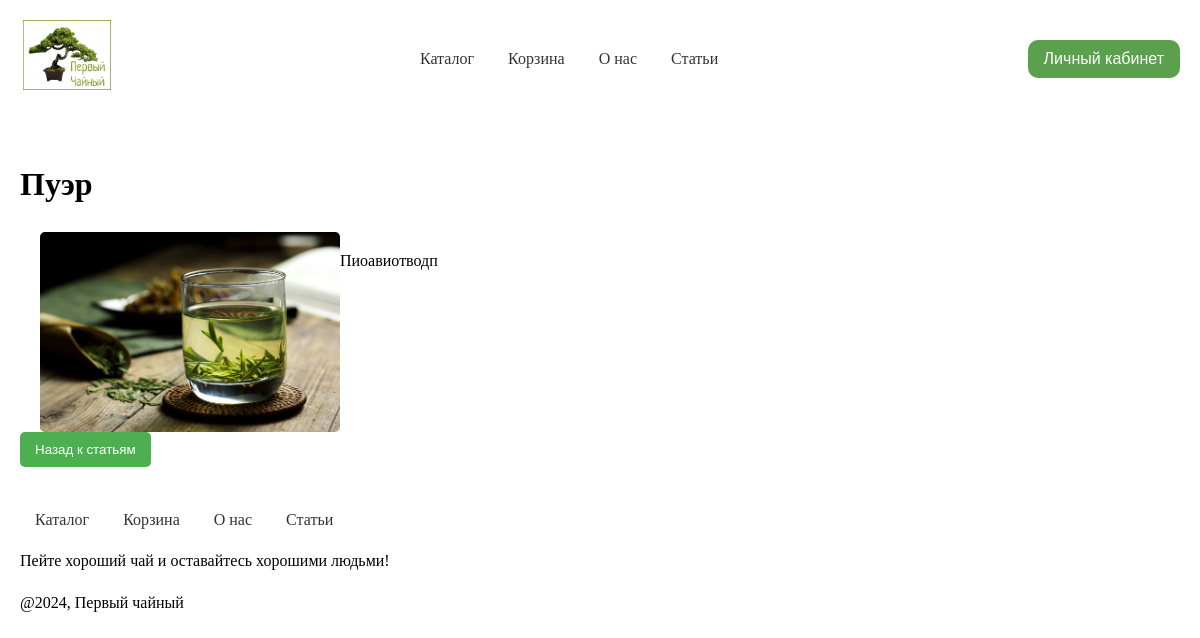
The page /states/1 on the database as committed earlier.
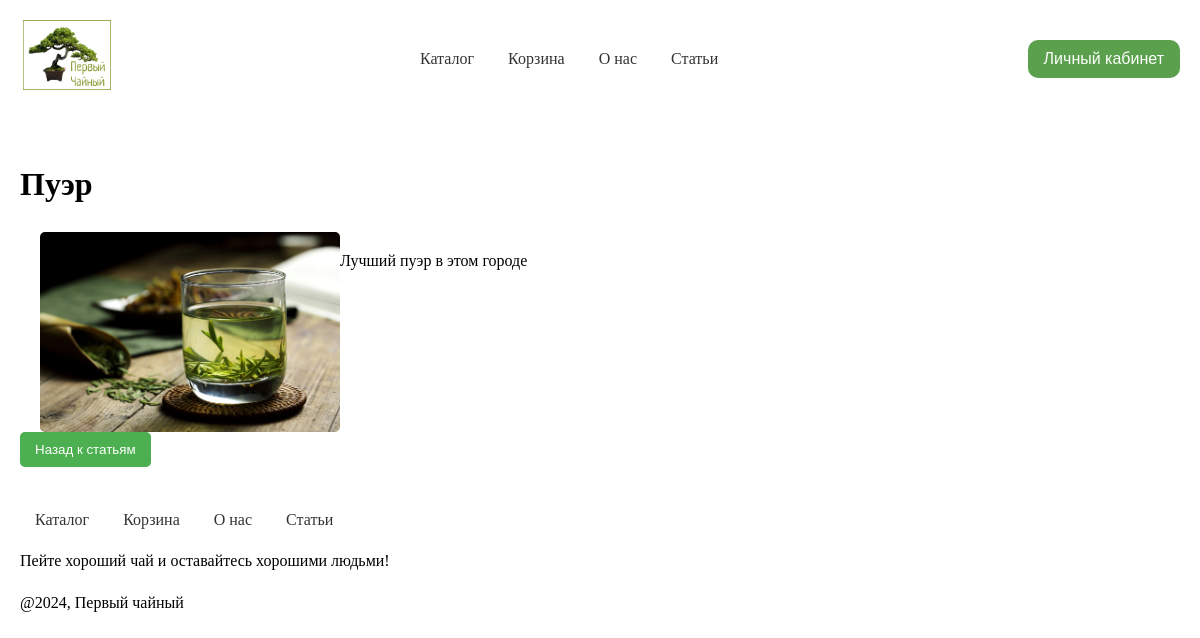
The same page on the database as committed later.
### models/states.py (models this page shows, shortened)
class State(db.Model):
    __tablename__ = "states"
    id = db.Column(Integer, primary_key=True)
    title = db.Column(String, nullable=False)
    content = db.Column(String, nullable=False)
    image_url = db.Column(String, nullable=True)

### routers/states.py (the view)
@states_bp.route("/states/<int:state_id>")
def read_state(state_id):
    state = State.query.get(state_id)
    if state is None:
        return jsonify({"message": "Статья не найдена"}), 404
    return render_template('states/state_detail.html', state=state)

### templates/states/state_detail.html (shortened to what this page needs)
{% extends "catalog/base.html" %}
{% block content %}
        <h1>{{ state.title }}</h1>
<div class="article-container">
        <img src="../static/images/{{ state.image_url }}.jpg" alt="{{ state.title }}" class="article-image">
        <div class="article-content">
            <p>{{ state.content }}</p>
        </div>
</div>
    <a href="/states"><button type="submit" class="btncart">Назад к статьям</button></a>
{% endblock %}

Rows that differ between the two databases and show on the page:
changed State "Пуэр": content "Пиоавиотводп" → "Лучший пуэр в этом городе"
